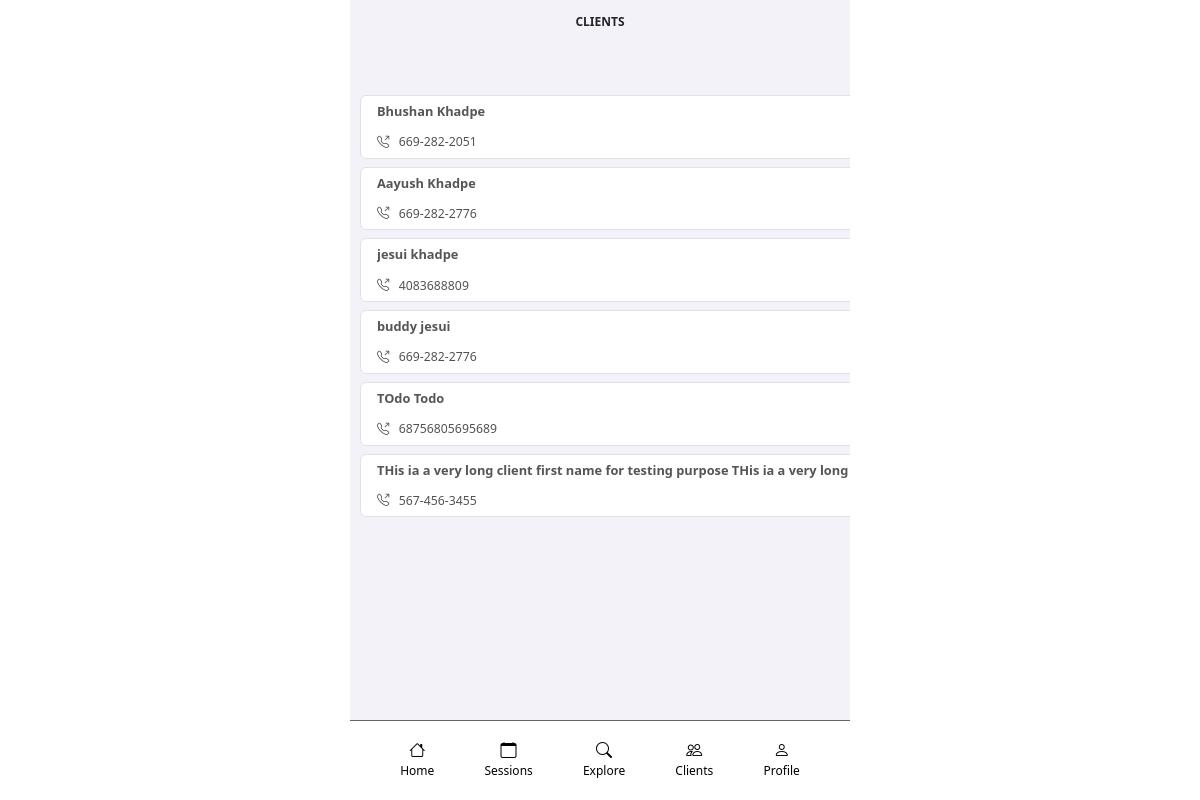
The app's page /fitnessApp/clients (signed in) with its own data.
### fitnessApp/models/fitnessAppUser_models.py (models this page shows, shortened)
class FitnessAppPerson(models.Model):
    first_name = models.CharField(max_length=500, null=False, blank=False)
    last_name = models.CharField(max_length=500, blank=True)
    coach_flag = models.BooleanField(default=False)
    coach = models.ForeignKey('self', on_delete=models.SET_NULL, null=True)
    email = models.EmailField(max_length=100, null=True, blank=True)
    phone_number = models.CharField(max_length=20, null=True, blank=True)

### fitnessApp/views/client_views.py (the view)
# urls.py: path("clients", ClientListView.as_view(), name="clients"),
class ClientListView(LoginRequiredMixin, ListView):
    model = FitnessAppPerson
    template_name = "client_list.html"
    paginate_by = 50
    def get_queryset(self):
        queryset = super().get_queryset()
        queryset = queryset.filter(coach=self.request.user.person)
        return queryset

### fitnessApp/templates/client_list.html (shortened to what this page needs)
{% extends "base/base.html" %}
{% block title %}Clients{% endblock %}
{% block content %}
<div>
<div class="row mb-2">
    <div class="col text-end pe-3">
    </div>
</div>
<div>
    {% for item in object_list %}
        <ul class="list-group">
            <li class="list-group-item client-detail-item">
                <a class="fitnessapp-profile-item" href="{% url 'client-details' item.id %}">
                    <div class="client-detail-outer">
                        <div class="client-detail-name">
                            <h5 class="text single-line"><b>{{ item.first_name }} {{ item.last_name }}</b></h5>
                        </div>
                        <div class="client-detail-phone-number pt-1">
                            <a class="fitnessapp-profile-item" href="tel:{{ item.phone_number }}"><span class="fs-6 text single-line"><small><small><i class="bi bi-telephone-outbound"></i>&nbsp;&nbsp;&nbsp;{{ item.phone_number }}</a></small></small></span></a>
                        </div>
                    </div>
            </li>
        </ul>
    {% empty %}
    No clients yet.
    {% endfor %}
{% endblock %}

### fitnessApp/static/fitnessApp/css/main.css (style rules this page uses)
:root { --fitnessapp-color-palette-content: #718C9E; --fitnessapp-color-palette-header: #495D6A; --fitnessapp-color-palette-content-light: #C3CED6; --fitnessapp-color-palette-content-lighter: #e6e6e6; --fitnessapp-color-palette-content-lightest: #f8f8ff; }
body { background: white }
.fitnessapp-profile-item { text-decoration: none; color: rgb(83, 82, 82); }
.single-line { overflow: hidden; text-overflow: ellipsis; white-space: nowrap; font-size: 0.8em; }
.client-detail-item { margin-top: 0.5rem; }
.client-detail-outer { display: grid; grid-template-rows: 55% 45%; grid-template-columns: auto max-content; }
.client-detail-name { grid-area: 1 / 1 / 2 / 2; color: #555555; }
.client-detail-phone-number { grid-area: 2 / 1 / 3 / 2; color: #555555; }

### records on screen
FitnessAppPerson: first_name "Bhushan", last_name "Khadpe", phone_number "669-282-2051"
FitnessAppPerson: first_name "Aayush", last_name "Khadpe", phone_number "669-282-2776"
FitnessAppPerson: first_name "jesui", last_name "khadpe", phone_number "4083688809"
FitnessAppPerson: first_name "buddy", last_name "jesui", phone_number "669-282-2776"
FitnessAppPerson: first_name "TOdo", last_name "Todo", phone_number "68756805695689"
FitnessAppPerson: first_name "THis ia a very long client first name for testing purpose", last_name "THis ia a very long…", phone_number "567-456-3455"
